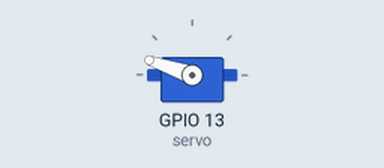
Bench run of a program on a simulated ESP32 board running MicroPython. Shown: servo. Wiring (from the project's diagram.json): servo on GPIO 13. Servo angles are drawn from the pulse width (0.5 ms = 0°, 2.5 ms = 180°); what the program prints to the serial console is not drawn.

Above: at 0.05 s.
Timing chart, 0 to 4.6 s (numbered marks = the images above):
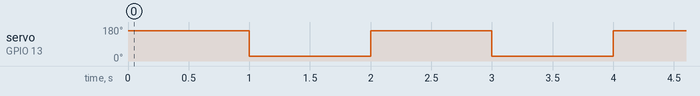

Measured:
- by itself, servo on GPIO 13 (servo): alternates 161° for 1.0 s and 24° for 1.0 s

The program:

main.py
```python
from machine import Pin, PWM
import time

# Initialize PWM on Pin 13 at 50Hz (Standard for all servos)
servo = PWM(Pin(13), freq=50)

# Define our mechanical limits
# (MicroPython uses a 16-bit resolution, so values range from 0 to 65535)
# Note: If your servo aggressively buzzes at these limits, it is hitting its
# physical plastic stops. Adjust these numbers inward (e.g., 3000 and 7000) to protect the gears.
POSITION_CLOSED = 2500  # Roughly 0 degrees
POSITION_OPEN = 7500    # Roughly 180 degrees

print("SERVO SNAP SEQUENCE ONLINE")

while True:
    # Snap to Open
    servo.duty_u16(POSITION_OPEN)
    time.sleep(1)

    # Snap to Closed
    servo.duty_u16(POSITION_CLOSED)
    time.sleep(1)

####

# Dedicated to God the Father
# All Rights Reserved Christopher Andrew Topalian Copyright 2000-2026
# https://github.com/ChristopherAndrewTopalian
# https://github.com/ChristopherTopalian
# https://sites.google.com/view/CollegeOfScripting
```
